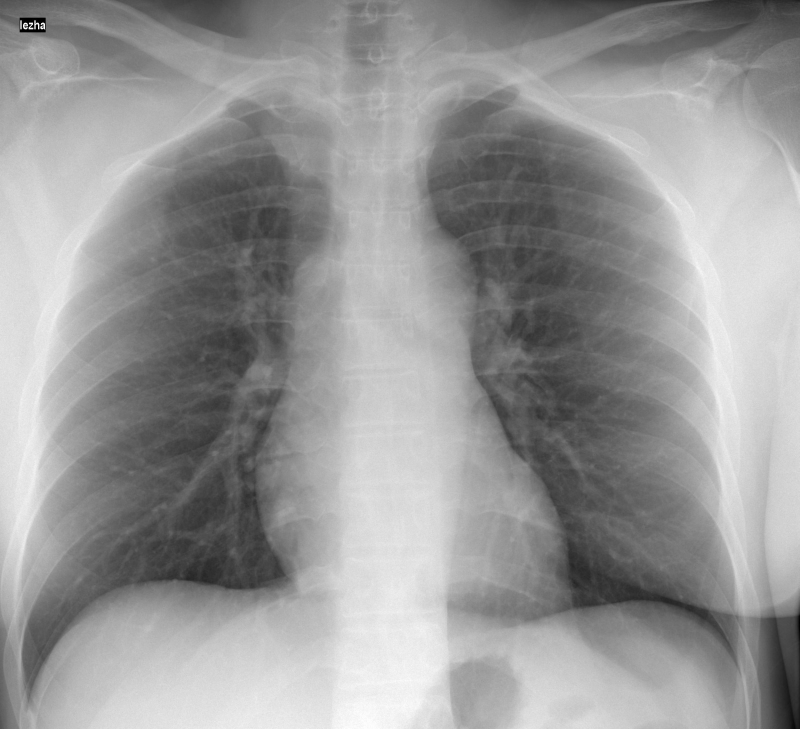
#> input picture Classwork/DATA/1.jpg, 2399 x 2186 px, found by its file name (shown at 1/3 size)
$ jupyter execute 'Bounding Box & Area.ipynb'   (shell and % lines are left out)
#> lines starting #> are read from the running program, lines starting #| are printed output that depends on the picture; after the words box and inside, x2 and y2 are one past the last pixel; in counts of white or black regions, pixels touching at a corner belong together
[cell 1]
import numpy as np
import matplotlib.pyplot as plt
import cv2

[cell 2]
color = cv2.imread('Data/1.jpg')
#> color is the input picture: shape (2186, 2399, 3); min 0, max 255, mean 151.2
color = cv2.cvtColor(color,cv2.COLOR_BGR2RGB)

[cell 3]
gray = cv2.imread ('DATA/1.jpg',0)
#> gray: shape (2186, 2399); min 0, max 255, mean 151.2

[cell 4]
ret, thresh = cv2.threshold(gray,127,255,cv2.THRESH_BINARY_INV)
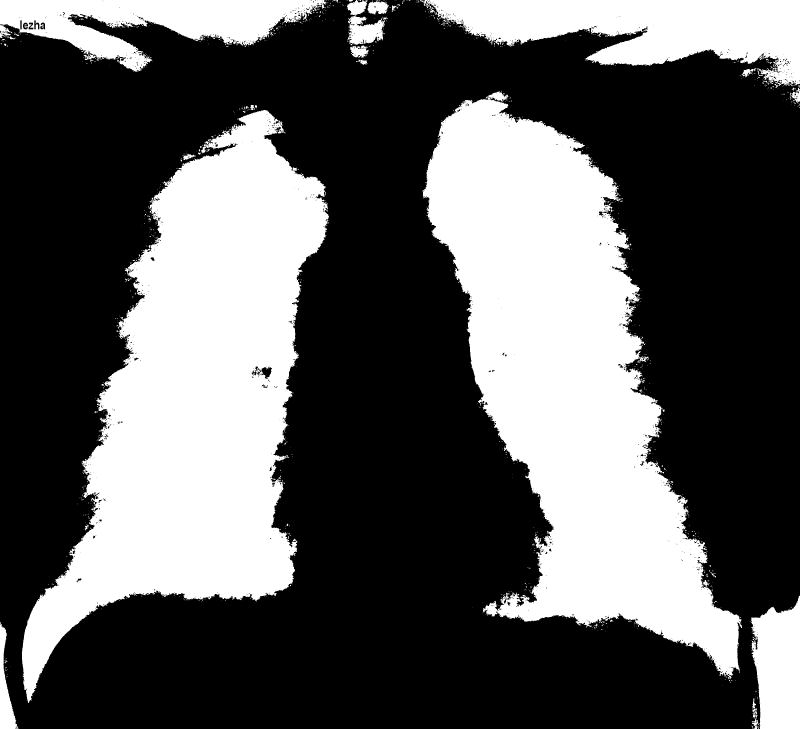
#> thresh: shape (2186, 2399) (shown at 1/3 size); 35.4% white; 1191 white regions (1113 under 20 px), largest, box (x1, y1, x2, y2) and area: (1266, 272, 2226, 2036) 765983, (65, 330, 987, 2109) 757543, (1260, 0, 2399, 258) 161376
plt.imshow(thresh, cmap='gray');

[cell 5]
kernel = np.ones((5,5),np.uint8)

cleaned = cv2.morphologyEx(thresh, cv2.MORPH_OPEN,kernel)
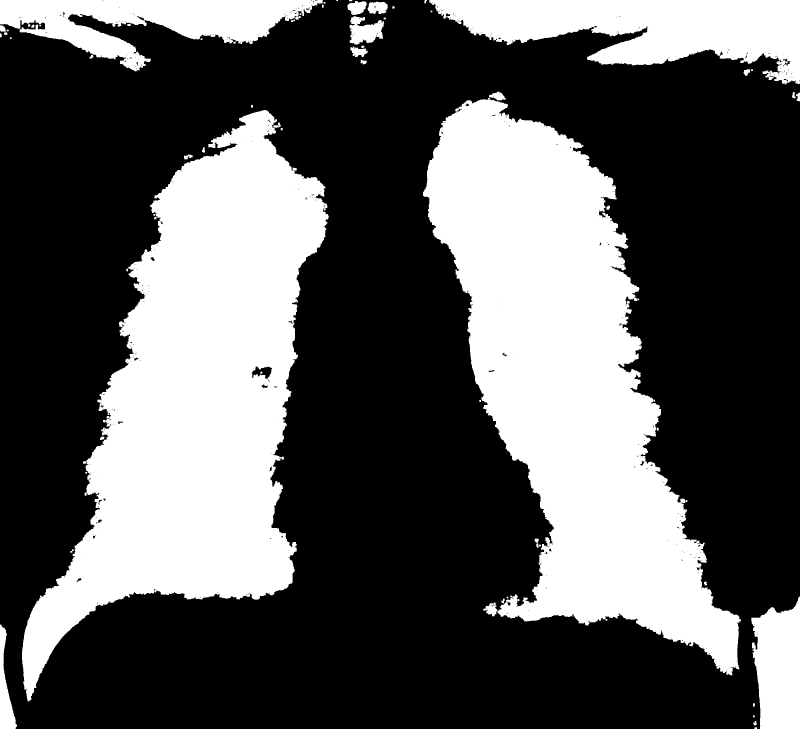
#> cleaned: shape (2186, 2399) (shown at 1/3 size); 34.8% white; 80 white regions (1 under 20 px), largest, box (x1, y1, x2, y2) and area: (1269, 294, 2223, 2026) 754531, (66, 330, 986, 2104) 748852, (1288, 0, 2399, 253) 158216
cleaned = cv2.morphologyEx(cleaned,cv2.MORPH_CLOSE,kernel)
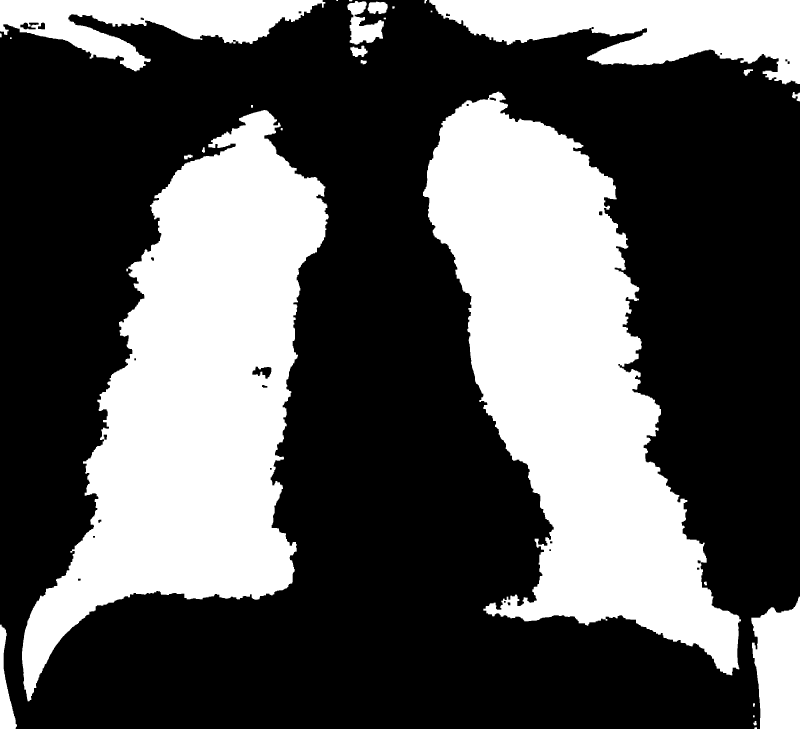
#> cleaned: shape (2186, 2399) (shown at 1/3 size); 35% white; 30 white regions (1 under 20 px)

## Task 1

[cell 6]
copy1 = color.copy()

contours, hierachy = cv2.findContours(cleaned, cv2.RETR_LIST, cv2.CHAIN_APPROX_SIMPLE)
#> contours = 58 contours, 4 with area under 20; largest, box (x1, y1, x2, y2) and area: (1269, 275, 2223, 2026) 756904, (66, 330, 986, 2104) 750350, (1288, 0, 2399, 253) 157628, (0, 0, 976, 214) 97088, (2254, 1790, 2399, 2186) 45049


for cnt in contours:
    x,y,w,h = cv2.boundingRect(cnt)
    cv2.rectangle(copy1,(x,y),(x+w,y+h),(0,255,0),2)
#> this loop made 58 passes
#> (x, y, w, h) on passes 1, 2, 4, 5, 6, 7, 8, 9, 10, 11, 12, 13: (2263, 2182, 8, 4), (2260, 2163, 10, 13), (2259, 2110, 6, 10), (0, 1874, 51, 312), (1522, 1806, 10, 11), (1511, 1802, 7, 7), (2254, 1790, 145, 396), (2112, 1745, 9, 11), (233, 1735, 10, 8), (2090, 1702, 9, 8), (2092, 1680, 11, 11), (1647, 1647, 7, 7)
#> (cnt, x, y, w, h) on passes 3, 22, 29, 40, 46, 50: ([[2259, 2146], [2259, 2151], [2263, 2151], [2263, 2146]], 2259, 2146, 5, 6), ([[379, 806], [379, 813], [383, 813], [383, 806]], 379, 806, 5, 8), ([[753, 315], [753, 322], [758, 322], [758, 315]], 753, 315, 6, 8), ([[30, 112], [30, 116], [34, 116], [34, 112]], 30, 112, 5, 5), ([[1151, 53], [1151, 57], [1157, 57], [1157, 53]], 1151, 53, 7, 5), ([[1292, 32], [1292, 36], [1296, 36], [1296, 32]], 1292, 32, 5, 5)
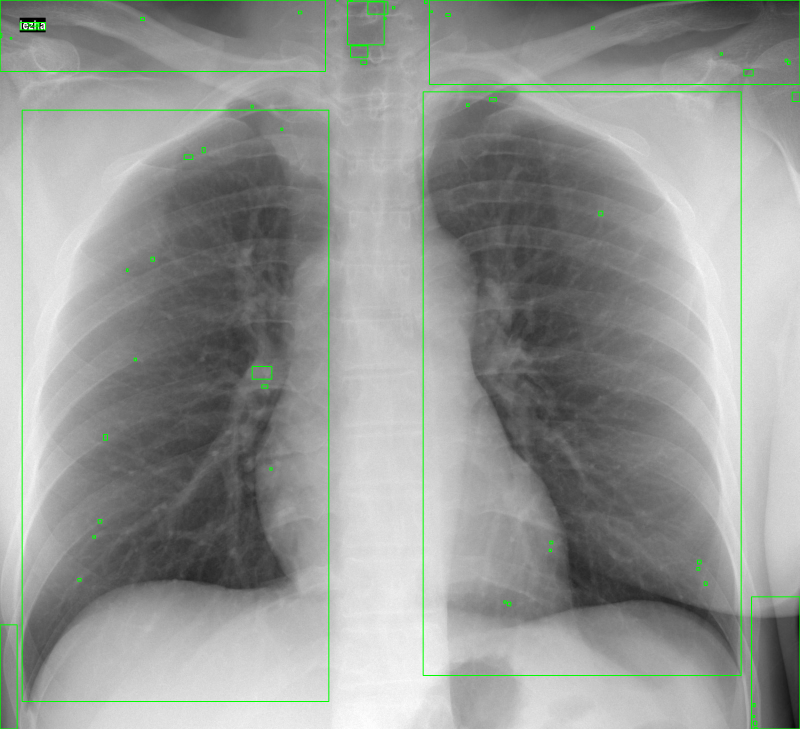
#> copy1: shape (2186, 2399, 3) (shown at 1/3 size); mean R, G, B 149.4, 152.2, 149.4

plt.imshow(copy1,cmap='gray')
print(f"Total Boxes Drawn {len(contours)}")
#| Total Boxes Drawn 58

## Task 2

[cell 7]
copy2 = color.copy()

contours, hierachy = cv2.findContours(cleaned,cv2.RETR_EXTERNAL, cv2.CHAIN_APPROX_SIMPLE)
#> contours = 30 contours, 4 with area under 20; largest, box (x1, y1, x2, y2) and area: (1269, 275, 2223, 2026) 756904, (66, 330, 986, 2104) 750350, (1288, 0, 2399, 253) 157628, (0, 0, 976, 214) 97088, (2254, 1790, 2399, 2186) 45049
above_5000 = 0

for cnt in contours:
    area = cv2.contourArea(cnt)
    if area > 5000:
        x,y,w,h = cv2.boundingRect(cnt)
        cv2.rectangle(copy2,(x,y),(x+w,y+h),(0,255,0),2)
        above_5000 += 1
#> this loop made 30 passes
#> (area, x, y, w, h) on passes 5, 6, 12, 15, 25, 26, 30: (6901, 0, 1874, 51, 312), (45049, 2254, 1790, 145, 396), (750350, 66, 330, 920, 1774), (756903.5, 1269, 275, 954, 1751), (7224, 1042, 3, 110, 131), (157628, 1288, 0, 1111, 253), (97087.5, 0, 0, 976, 214)
#> area on passes 2, 4, 7, 9, 10, 11: 77, 40.5, 65.5, 201.5, 85.5, 29
#> after the loop, above_5000 = 7

plt.imshow(copy2, cmap='gray')
print(f"Contours remaining: {above_5000}")
#| Contours remaining: 7

## Task 3

[cell 8]
copy3 = color.copy()

contours, hierachy = cv2.findContours(cleaned,cv2.RETR_EXTERNAL, cv2.CHAIN_APPROX_SIMPLE)
contours_sorted = sorted(contours, key= cv2.contourArea, reverse=True)
#> contours_sorted has the same summary as contours
largest = contours_sorted[0]
#> largest = contour of 2479 points, box (x1, y1, x2, y2) (1269, 275, 2223, 2026), area 756904


x,y,w,h = cv2.boundingRect(largest)
#> x = 1269; y = 275; w = 954; h = 1751
cv2.rectangle(copy3,(x,y),(x+w,y+h),(255,0,0),2)
box_area = w+h
#> box_area = 2705
area = cv2.contourArea(largest)
#> area = 756903.5

plt.imshow(copy3,cmap='gray')
print(f"Box Area = {box_area}")
#| Box Area = 2705
print(f"Contour Area = {area}")
#| Contour Area = 756903.5
print(f"Width = {w}")
#| Width = 954
print(f"Height = {h}")
#| Height = 1751

## Task 4

[cell 9]
copy4 = color.copy()

contours, hierachy = cv2.findContours(cleaned,cv2.RETR_EXTERNAL, cv2.CHAIN_APPROX_SIMPLE)
contours_sorted = sorted(contours, key=cv2.contourArea, reverse=True)

left_cnt = contours_sorted[0]
#> left_cnt has the same summary as largest
right_cnt = contours_sorted[1]
#> right_cnt = contour of 2403 points, box (x1, y1, x2, y2) (66, 330, 986, 2104), area 750350

x,y,w,h = cv2.boundingRect(left_cnt)
cv2.rectangle(copy4,(x,y),(x+w,y+h),(255,0,0),2)
left_area = cv2.contourArea(left_cnt)
#> left_area = 756903.5

x,y,w,h = cv2.boundingRect(right_cnt)
#> x = 66; y = 330; w = 920; h = 1774
cv2.rectangle(copy4,(x,y),(x+w,y+h),(0,0,255),2)
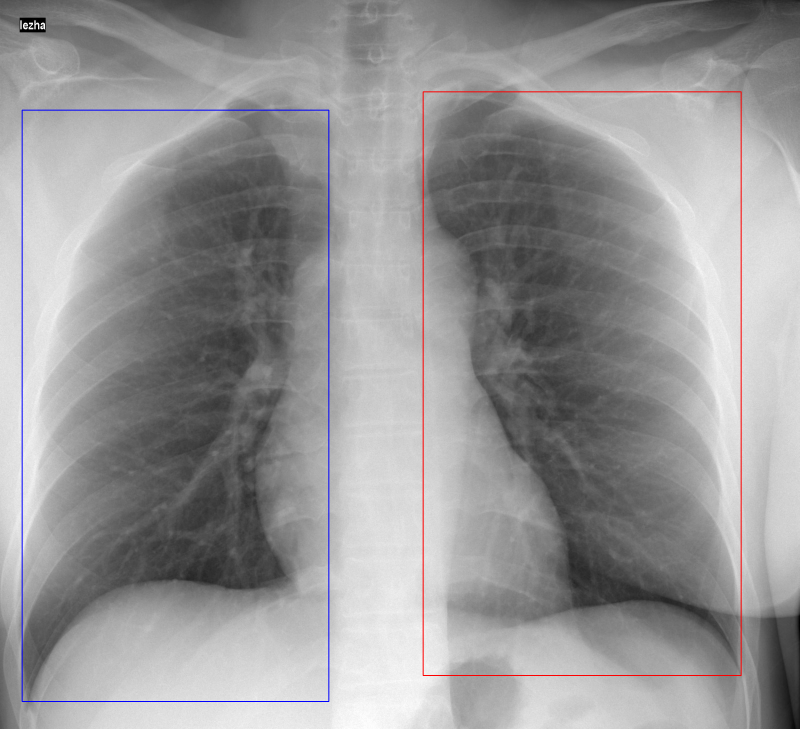
#> copy4: shape (2186, 2399, 3) (shown at 1/3 size); mean R, G, B 150.8, 150, 150.8
right_area = cv2.contourArea(right_cnt)
#> right_area = 750350

plt.imshow(copy4,cmap='gray');

print(f"Left contour area : {left_area}")
#| Left contour area : 756903.5
print(f"Right contour area : {right_area}")
#| Right contour area : 750350.0

if left_area > right_area:
    print("Left contour area is larger")
else:
    print("Right contour area is larger")

## Task 5

[cell 10]
copy5 = color.copy()

contours, hierachy = cv2.findContours(cleaned,cv2.RETR_EXTERNAL, cv2.CHAIN_APPROX_SIMPLE)
contours_sorted = sorted(contours, key=cv2.contourArea, reverse=True)
largest_two = contours_sorted[:2]
#> largest_two = 2 contours; box (x1, y1, x2, y2) and area: (1269, 275, 2223, 2026) 756904, (66, 330, 986, 2104) 750350

colors = [(0,0,255),(0,255,0)]

for i,cnt in enumerate(largest_two):
    x,y,w,h = cv2.boundingRect(cnt)
    cv2.rectangle(copy5,(x,y),(x+w,y+h),colors[i],2)
#> this loop made 2 passes
#> (x, y, w, h) on passes 1 to 2: (1269, 275, 954, 1751), (66, 330, 920, 1774)
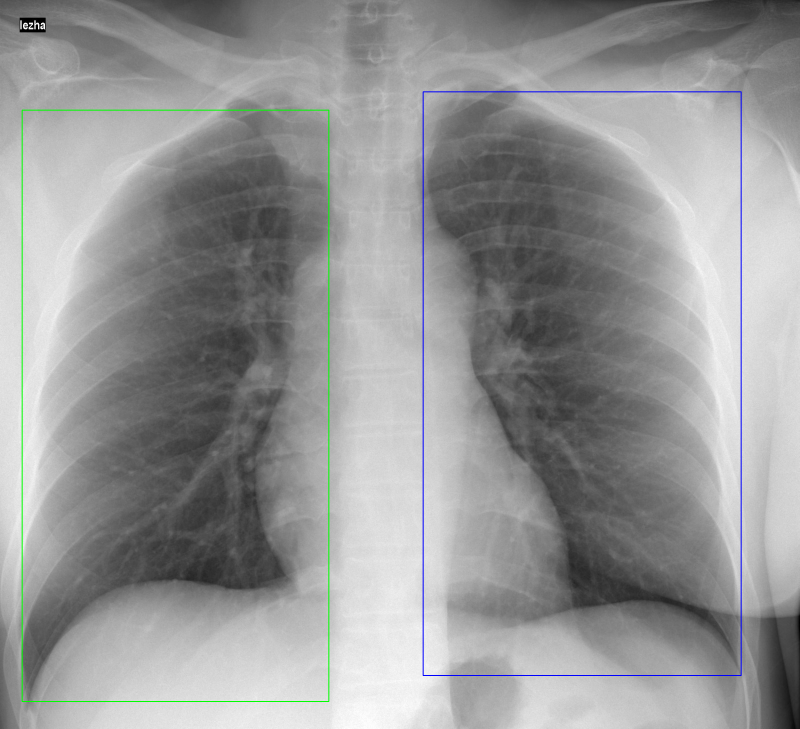
#> copy5: shape (2186, 2399, 3) (shown at 1/3 size); mean R, G, B 150, 150.8, 150.8

plt.imshow(copy5,cmap='gray')

$ run again, with Classwork/DATA/Nadia_Murad.jpg copied over Classwork/DATA/1.jpg
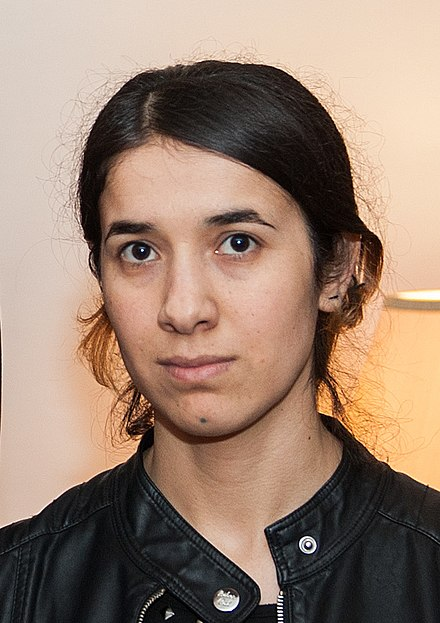
#> input picture Classwork/DATA/Nadia_Murad.jpg, 440 x 623 px, found by its file name
#> color is the input picture: shape (623, 440, 3); mean B, G, R 112.7, 129.2, 153.8
#> thresh: shape (623, 440); 39.7% white; 403 white regions (394 under 20 px), largest, box (x1, y1, x2, y2) and area: (0, 60, 440, 623) 105257, (200, 209, 278, 258) 1831, (157, 314, 219, 339) 662
#> `contours, hierachy = cv2.findContours(cleaned, cv2.RETR_LIST, cv2.CHAI..`: contours = 12 contours, 1 with area under 20; largest, box (x1, y1, x2, y2) and area: (0, 60, 440, 623) 142556, (104, 136, 311, 427) 42208, (207, 210, 269, 255) 1512, (318, 243, 365, 310) 1050, (214, 590, 240, 612) 408
#> the loop `for cnt in contours:` made 12 passes
#> (x, y, w, h) on passes 1, 2, 3, 4, 6, 7, 8, 9: (165, 611, 7, 7), (214, 590, 26, 22), (298, 535, 19, 19), (329, 388, 16, 25), (200, 319, 14, 11), (158, 319, 38, 17), (318, 243, 47, 67), (108, 234, 27, 11)
#> after the loop `for cnt in contours:`:
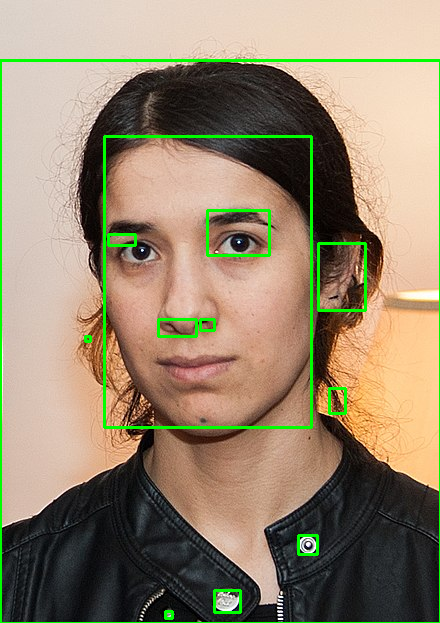
#> copy1: shape (623, 440, 3); mean R, G, B 149.1, 134.2, 109.5
#| Total Boxes Drawn 12
#> `contours, hierachy = cv2.findContours(cleaned,cv2.RETR_EXTERNAL, cv2.C..`: contours = 3 contours, 1 with area under 20; largest, box (x1, y1, x2, y2) and area: (0, 60, 440, 623) 142556, (329, 388, 345, 413) 144
#> the loop `for cnt in contours:` made 3 passes
#> (area, x, y, w, h, above_5000) on pass 3: (142555.5, 0, 60, 440, 563, 1)
#> after the loop `for cnt in contours:`: above_5000 = 1
#| Contours remaining: 1
#> contours_sorted has the same summary as contours
#> largest = contour of 903 points, box (x1, y1, x2, y2) (0, 60, 440, 623), area 142556
#> copy3: shape (623, 440, 3); mean R, G, B 154.7, 127.2, 110.9
#> box_area = 1003
#| Box Area = 1003
#| Contour Area = 142555.5
#| Width = 440
#| Height = 563
#> left_cnt has the same summary as largest
#> right_cnt = contour of 29 points, box (x1, y1, x2, y2) (329, 388, 345, 413), area 144
#> left_area = 142555.5
#> `x,y,w,h = cv2.boundingRect(right_cnt)`: x = 329; y = 388; w = 16; h = 25
#> copy4: shape (623, 440, 3); mean R, G, B 154.6, 127.1, 111
#> right_area = 144
#| Left contour area : 142555.5
#| Right contour area : 144.0
#> largest_two = 2 contours; box (x1, y1, x2, y2) and area: (0, 60, 440, 623) 142556, (329, 388, 345, 413) 144
#> the loop `for i,cnt in enumerate(largest_two):` made 2 passes
#> (x, y, w, h) on passes 1 to 2: (0, 60, 440, 563), (329, 388, 16, 25)
#> after the loop `for i,cnt in enumerate(largest_two):`:
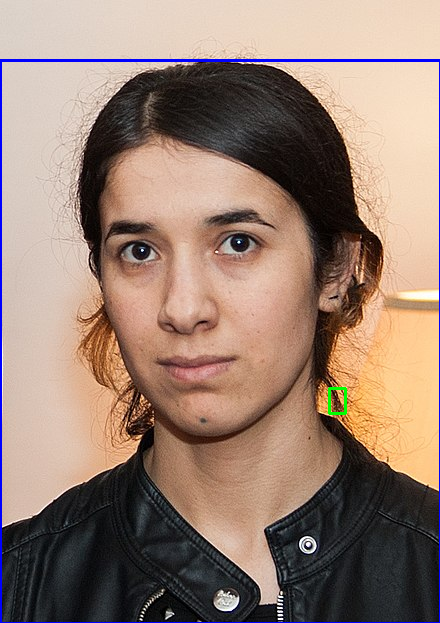
#> copy5: shape (623, 440, 3); mean R, G, B 151.4, 127.3, 114
